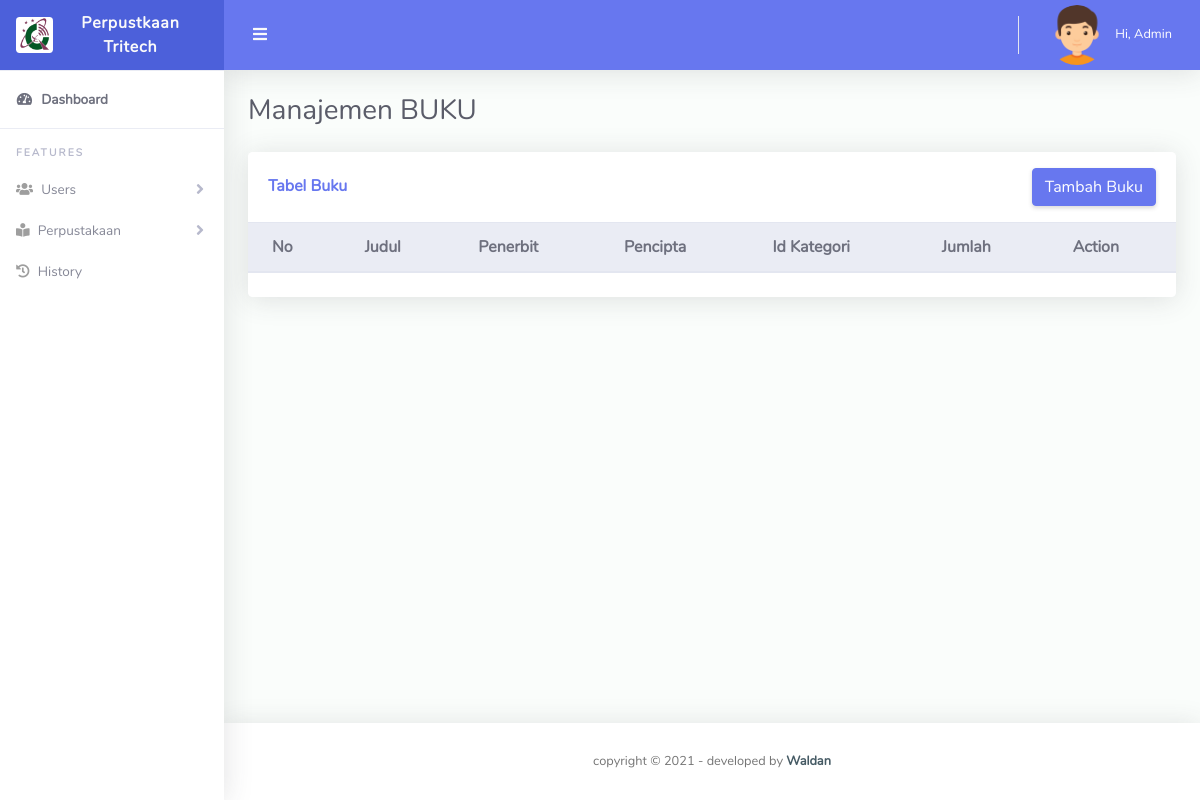
/buku_tbl.php, run on an earlier commit of the app's database.
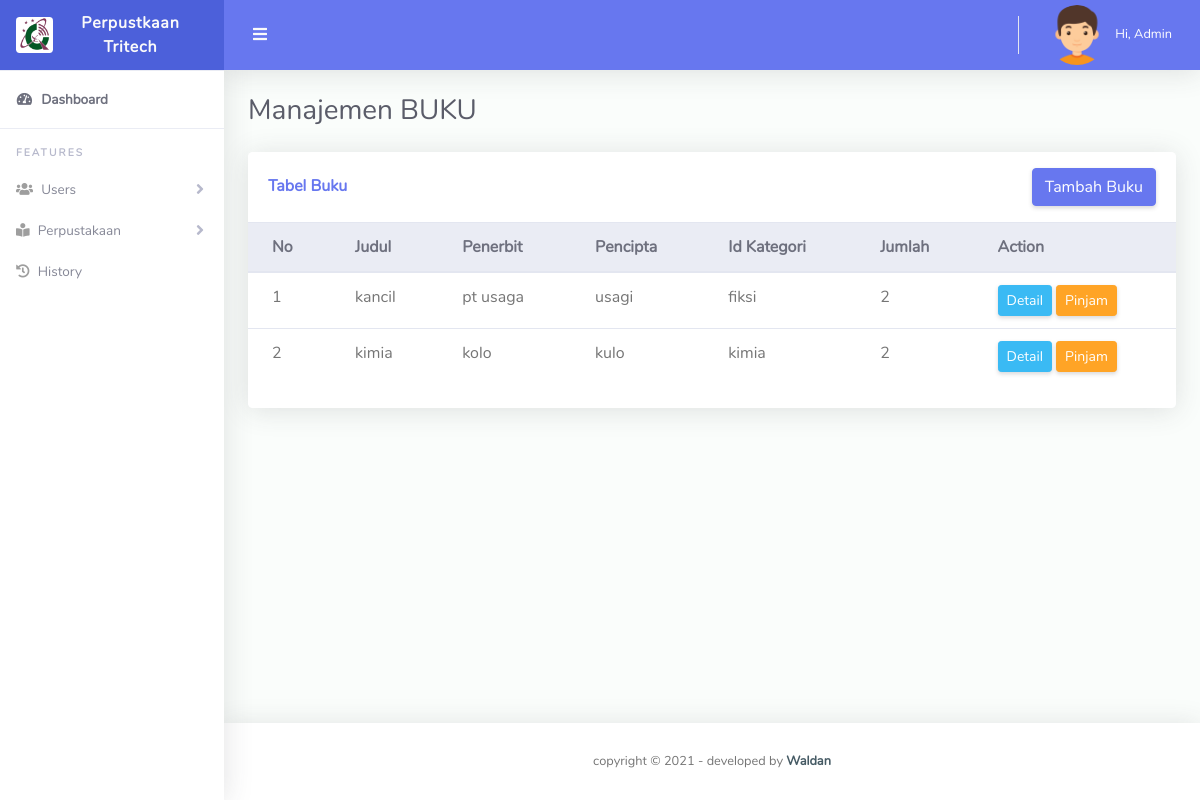
And on a later commit of the database.
### tables this page shows
CREATE TABLE `buku` (
  `id_buku` int(11) NOT NULL,
  `judul` varchar(255) NOT NULL,
  `penerbit` varchar(255) NOT NULL,
  `pencipta` varchar(255) NOT NULL,
  `id_kategori` int(11) NOT NULL,
  `jumlah_buku` int(11) NOT NULL,
  `created_at` timestamp NOT NULL DEFAULT current_timestamp(),
  `updated_at` timestamp NOT NULL DEFAULT current_timestamp()
);

CREATE TABLE `kategori` (
  `id_kategori` int(11) NOT NULL,
  `nama_kategori` varchar(255) NOT NULL,
  `created_at` timestamp NOT NULL DEFAULT current_timestamp(),
  `updated_at` timestamp NOT NULL DEFAULT current_timestamp()
);

### config/functions/functionBuku.php (called while the page is built, shortened)
<?php
include('./config/conn.php');
function query($query)
{
    global $conn;
    $result = mysqli_query($conn, $query);
    $rows = [];
    while ($row = mysqli_fetch_assoc($result)) {
        $rows[] =  $row;
    }
    return $rows;
}

### buku_tbl.php (the view, shortened to what this page needs)
<?php
include('./config/functions/functionBuku.php');
$buku = query("SELECT * FROM buku INNER JOIN kategori ON buku.id_kategori = kategori.id_kategori");
?>
<!DOCTYPE html>
<html lang="en">
<head>
    <?php include('./app/layouts/css.php'); ?>
</head>
<body id="page-top">
    <div id="wrapper">
        <?php include('./app/layouts/sidebar.php'); ?>
        <div id="content-wrapper" class="d-flex flex-column">
            <div id="content">
                <?php include('./app/layouts/topbar.php'); ?>
                <div class="container-fluid" id="container-wrapper">
                    <div class="d-sm-flex align-items-center justify-content-between mb-4">
                        <h1 class="h3 mb-0 text-gray-800">Manajemen BUKU</h1>
                    </div>
                    <div class="row">
                        <div class="col-lg-12 mb-4">
                            <div class="card">
                                <div class="card-header py-3 d-flex flex-row align-items-center justify-content-between">
                                    <h6 class="m-0 font-weight-bold text-primary">Tabel Buku</h6>
                                    <a href="./buku_tambah.php" class="btn btn-primary">Tambah Buku</a>
                                </div>
                                <div class="table-responsive">
                                    <table class="table align-items-center table-flush">
                                        <thead class="thead-light">
                                            <tr>
                                                <th>No</th>
                                                <th>Judul</th>
                                                <th>Penerbit</th>
                                                <th>Pencipta</th>
                                                <th>Id Kategori</th>
                                                <th>Jumlah</th>
                                                <th>Action</th>
                                            </tr>
                                        </thead>
                                        <tbody>
                                            <?php $no = 1; ?>
                                            <?php foreach ($buku as $dataBuku) : ?>
                                                <tr>
                                                    <td><?= $no++; ?></td>
                                                    <td><?= $dataBuku['judul']; ?></td>
                                                    <td><?= $dataBuku['penerbit']; ?></td>
                                                    <td><?= $dataBuku['pencipta']; ?></td>
                                                    <td><?= $dataBuku['nama_kategori']; ?></td>
                                                    <td><?= $dataBuku['jumlah_buku']; ?></td>
                                                    <td><a href="buku_detail.php?id_buku=<?= $dataBuku['id_buku']; ?>" class="btn btn-sm btn-info">Detail</a> <a href="peminjaman_tambah.php?id_buku=<?= $dataBuku['id_buku']; ?>" class="btn btn-sm btn-warning">Pinjam</a></td>
                                                </tr>
                                            <?php endforeach; ?>
                                        </tbody>
                                    </table>
                                </div>
                                <div class="card-footer"></div>
                            </div>
                        </div>
                    </div>
                </div>
            </div>
            <?php include('./app/layouts/footer.php'); ?>
        </div>
    </div>
</body>
</html>

### app/layouts/css.php
<link href="./app/assets/vendor/fontawesome-free/css/all.min.css" rel="stylesheet" type="text/css">
<link href="./app/assets/vendor/bootstrap/css/bootstrap.min.css" rel="stylesheet" type="text/css">
<link href="./app/assets/css/ruang-admin.min.css" rel="stylesheet">

### app/layouts/sidebar.php (shortened to what this page needs)
<ul class="navbar-nav sidebar sidebar-light accordion" id="accordionSidebar">
    <a class="sidebar-brand d-flex align-items-center justify-content-center" href="index.html">
        <div class="sidebar-brand-icon">
            <img src="./app/assets/img/logo/logoTritech.png" style="background-color: white; border-radius:10%;">
        </div>
        <div class="sidebar-brand-text mx-3">Perpustkaan Tritech</div>
    </a>
    <hr class="sidebar-divider my-0">
    <li class="nav-item active">
        <a class="nav-link" href="./dashboard.php">
            <i class="fas fa-fw fa-tachometer-alt"></i>
            <span>Dashboard</span></a>
    </li>
    <hr class="sidebar-divider">
    <div class="sidebar-heading">
        Features
    </div>
    <li class="nav-item">
        <a class="nav-link collapsed" href="#" data-toggle="collapse" data-target="#collapseUsers" aria-expanded="true" aria-controls="collapseUsers">
            <i class="fas fa-users"></i>
            <span>Users</span>
        </a>
    </li>
    <li class="nav-item">
        <a class="nav-link collapsed" href="#" data-toggle="collapse" data-target="#collapsePerpustakaan" aria-expanded="true" aria-controls="collapsePerpustakaan">
            <i class="fas fa-book-reader"></i>
            <span>Perpustakaan</span>
        </a>
    </li>
    <li class="nav-item">
        <a class="nav-link" href="./history">
            <i class="fas fa-history"></i>
            <span>History</span>
        </a>
    </li>
</ul>

### app/layouts/topbar.php (shortened to what this page needs)
<nav class="navbar navbar-expand navbar-light bg-navbar topbar mb-4 static-top">
    <button id="sidebarToggleTop" class="btn btn-link rounded-circle mr-3">
        <i class="fa fa-bars"></i>
    </button>
    <ul class="navbar-nav ml-auto">
        <li class="nav-item dropdown no-arrow">
            <a class="nav-link dropdown-toggle" href="#" id="userDropdown" role="button" data-toggle="dropdown" aria-haspopup="true" aria-expanded="false">
                <img class="./app/assets/img-profile rounded-circle" src="./app/assets/img/boy.png" style="max-width: 60px">
                <span class="ml-2 d-none d-lg-inline text-white small">Hi, Admin</span>
            </a>
        </li>
    </ul>
</nav>

### app/layouts/footer.php (shortened to what this page needs)
<footer class="sticky-footer bg-white">
    <div class="container my-auto">
        <div class="copyright text-center my-auto">
            <span>copyright &copy;  - developed by
                <b><a href="https://indrijunanda.gitlab.io/" target="_blank">Waldan</a></b>
            </span>
        </div>
    </div>
</footer>

What changed in the data, as far as the page shows it:
added buku: judul "kancil", penerbit "pt usaga", pencipta "usagi", id_kategori.nama_kategori "fiksi", jumlah_buku "2"
added buku: judul "kimia", penerbit "kolo", pencipta "kulo", id_kategori.nama_kategori "kimia", jumlah_buku "2"
